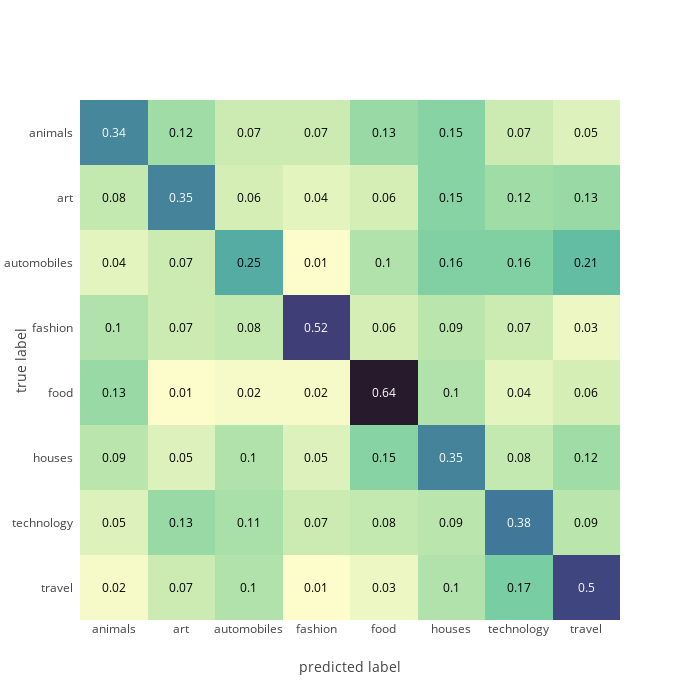

Here is the notebook cell this chart was saved with:
### Code cell
fig.show()

### Figure 1 — Plotly figure (JSON) as saved in the notebook; plotly's stock layout.template omitted (floating-point values rounded to 4 significant figures)
{"data": [{"colorscale": [[0, "rgb(253, 253, 204)"], [0.09091, "rgb(206, 236, 179)"], [0.1818, "rgb(156, 219, 165)"], [0.2727, "rgb(111, 201, 163)"], [0.3636, "rgb(86, 177, 163)"], [0.4545, "rgb(76, 153, 160)"], [0.5455, "rgb(68, 130, 155)"], [0.6364, "rgb(62, 108, 150)"], [0.7273, "rgb(62, 82, 143)"], [0.8182, "rgb(64, 60, 115)"], [0.9091, "rgb(54, 43, 77)"], [1, "rgb(39, 26, 44)"]], "reversescale": false, "showscale": false, "type": "heatmap", "x": ["animals", "art", "automobiles", "fashion", "food", "houses", "technology", "travel"], "y": ["travel", "technology", "houses", "food", "fashion", "automobiles", "art", "animals"], "z": [[0.02, 0.07, 0.1, 0.01, 0.03, 0.1, 0.17, 0.5], [0.05, 0.13, 0.11, 0.07, 0.08, 0.09, 0.38, 0.09], [0.09, 0.05, 0.1, 0.05, 0.15, 0.35, 0.08, 0.12], [0.13, 0.01, 0.02, 0.02, 0.64, 0.1, 0.04, 0.06], [0.1, 0.07, 0.08, 0.52, 0.06, 0.09, 0.07, 0.03], [0.04, 0.07, 0.25, 0.01, 0.1, 0.16, 0.16, 0.21], [0.08, 0.35, 0.06, 0.04, 0.06, 0.15, 0.12, 0.13], [0.34, 0.12, 0.07, 0.07, 0.13, 0.15, 0.07, 0.05]]}], "layout": {"annotations": [{"font": {"color": "#000000"}, "showarrow": false, "text": "0.02", "x": "animals", "xref": "x", "y": "travel", "yref": "y"}, {"font": {"color": "#000000"}, "showarrow": false, "text": "0.07", "x": "art", "xref": "x", "y": "travel", "yref": "y"}, {"font": {"color": "#000000"}, "showarrow": false, "text": "0.1", "x": "automobiles", "xref": "x", "y": "travel", "yref": "y"}, {"font": {"color": "#000000"}, "showarrow": false, "text": "0.01", "x": "fashion", "xref": "x", "y": "travel", "yref": "y"}, {"font": {"color": "#000000"}, "showarrow": false, "text": "0.03", "x": "food", "xref": "x", "y": "travel", "yref": "y"}, {"font": {"color": "#000000"}, "showarrow": false, "text": "0.1", "x": "houses", "xref": "x", "y": "travel", "yref": "y"}, {"font": {"color": "#000000"}, "showarrow": false, "text": "0.17", "x": "technology", "xref": "x", "y": "travel", "yref": "y"}, {"font": {"color": "#FFFFFF"}, "showarrow": false, "text": "0.5", "x": "travel", "xref": "x", "y": "travel", "yref": "y"}, {"font": {"color": "#000000"}, "showarrow": false, "text": "0.05", "x": "animals", "xref": "x", "y": "technology", "yref": "y"}, {"font": {"color": "#000000"}, "showarrow": false, "text": "0.13", "x": "art", "xref": "x", "y": "technology", "yref": "y"}, {"font": {"color": "#000000"}, "showarrow": false, "text": "0.11", "x": "automobiles", "xref": "x", "y": "technology", "yref": "y"}, {"font": {"color": "#000000"}, "showarrow": false, "text": "0.07", "x": "fashion", "xref": "x", "y": "technology", "yref": "y"}, {"font": {"color": "#000000"}, "showarrow": false, "text": "0.08", "x": "food", "xref": "x", "y": "technology", "yref": "y"}, {"font": {"color": "#000000"}, "showarrow": false, "text": "0.09", "x": "houses", "xref": "x", "y": "technology", "yref": "y"}, {"font": {"color": "#FFFFFF"}, "showarrow": false, "text": "0.38", "x": "technology", "xref": "x", "y": "technology", "yref": "y"}, {"font": {"color": "#000000"}, "showarrow": false, "text": "0.09", "x": "travel", "xref": "x", "y": "technology", "yref": "y"}, {"font": {"color": "#000000"}, "showarrow": false, "text": "0.09", "x": "animals", "xref": "x", "y": "houses", "yref": "y"}, {"font": {"color": "#000000"}, "showarrow": false, "text": "0.05", "x": "art", "xref": "x", "y": "houses", "yref": "y"}, {"font": {"color": "#000000"}, "showarrow": false, "text": "0.1", "x": "automobiles", "xref": "x", "y": "houses", "yref": "y"}, {"font": {"color": "#000000"}, "showarrow": false, "text": "0.05", "x": "fashion", "xref": "x", "y": "houses", "yref": "y"}, {"font": {"color": "#000000"}, "showarrow": false, "text": "0.15", "x": "food", "xref": "x", "y": "houses", "yref": "y"}, {"font": {"color": "#FFFFFF"}, "showarrow": false, "text": "0.35", "x": "houses", "xref": "x", "y": "houses", "yref": "y"}, {"font": {"color": "#000000"}, "showarrow": false, "text": "0.08", "x": "technology", "xref": "x", "y": "houses", "yref": "y"}, {"font": {"color": "#000000"}, "showarrow": false, "text": "0.12", "x": "travel", "xref": "x", "y": "houses", "yref": "y"}, {"font": {"color": "#000000"}, "showarrow": false, "text": "0.13", "x": "animals", "xref": "x", "y": "food", "yref": "y"}, {"font": {"color": "#000000"}, "showarrow": false, "text": "0.01", "x": "art", "xref": "x", "y": "food", "yref": "y"}, {"font": {"color": "#000000"}, "showarrow": false, "text": "0.02", "x": "automobiles", "xref": "x", "y": "food", "yref": "y"}, {"font": {"color": "#000000"}, "showarrow": false, "text": "0.02", "x": "fashion", "xref": "x", "y": "food", "yref": "y"}, {"font": {"color": "#FFFFFF"}, "showarrow": false, "text": "0.64", "x": "food", "xref": "x", "y": "food", "yref": "y"}, {"font": {"color": "#000000"}, "showarrow": false, "text": "0.1", "x": "houses", "xref": "x", "y": "food", "yref": "y"}, {"font": {"color": "#000000"}, "showarrow": false, "text": "0.04", "x": "technology", "xref": "x", "y": "food", "yref": "y"}, {"font": {"color": "#000000"}, "showarrow": false, "text": "0.06", "x": "travel", "xref": "x", "y": "food", "yref": "y"}, {"font": {"color": "#000000"}, "showarrow": false, "text": "0.1", "x": "animals", "xref": "x", "y": "fashion", "yref": "y"}, {"font": {"color": "#000000"}, "showarrow": false, "text": "0.07", "x": "art", "xref": "x", "y": "fashion", "yref": "y"}, {"font": {"color": "#000000"}, "showarrow": false, "text": "0.08", "x": "automobiles", "xref": "x", "y": "fashion", "yref": "y"}, {"font": {"color": "#FFFFFF"}, "showarrow": false, "text": "0.52", "x": "fashion", "xref": "x", "y": "fashion", "yref": "y"}, {"font": {"color": "#000000"}, "showarrow": false, "text": "0.06", "x": "food", "xref": "x", "y": "fashion", "yref": "y"}, {"font": {"color": "#000000"}, "showarrow": false, "text": "0.09", "x": "houses", "xref": "x", "y": "fashion", "yref": "y"}, {"font": {"color": "#000000"}, "showarrow": false, "text": "0.07", "x": "technology", "xref": "x", "y": "fashion", "yref": "y"}, {"font": {"color": "#000000"}, "showarrow": false, "text": "0.03", "x": "travel", "xref": "x", "y": "fashion", "yref": "y"}, {"font": {"color": "#000000"}, "showarrow": false, "text": "0.04", "x": "animals", "xref": "x", "y": "automobiles", "yref": "y"}, {"font": {"color": "#000000"}, "showarrow": false, "text": "0.07", "x": "art", "xref": "x", "y": "automobiles", "yref": "y"}, {"font": {"color": "#000000"}, "showarrow": false, "text": "0.25", "x": "automobiles", "xref": "x", "y": "automobiles", "yref": "y"}, {"font": {"color": "#000000"}, "showarrow": false, "text": "0.01", "x": "fashion", "xref": "x", "y": "automobiles", "yref": "y"}, {"font": {"color": "#000000"}, "showarrow": false, "text": "0.1", "x": "food", "xref": "x", "y": "automobiles", "yref": "y"}, {"font": {"color": "#000000"}, "showarrow": false, "text": "0.16", "x": "houses", "xref": "x", "y": "automobiles", "yref": "y"}, {"font": {"color": "#000000"}, "showarrow": false, "text": "0.16", "x": "technology", "xref": "x", "y": "automobiles", "yref": "y"}, {"font": {"color": "#000000"}, "showarrow": false, "text": "0.21", "x": "travel", "xref": "x", "y": "automobiles", "yref": "y"}, {"font": {"color": "#000000"}, "showarrow": false, "text": "0.08", "x": "animals", "xref": "x", "y": "art", "yref": "y"}, {"font": {"color": "#FFFFFF"}, "showarrow": false, "text": "0.35", "x": "art", "xref": "x", "y": "art", "yref": "y"}, {"font": {"color": "#000000"}, "showarrow": false, "text": "0.06", "x": "automobiles", "xref": "x", "y": "art", "yref": "y"}, {"font": {"color": "#000000"}, "showarrow": false, "text": "0.04", "x": "fashion", "xref": "x", "y": "art", "yref": "y"}, {"font": {"color": "#000000"}, "showarrow": false, "text": "0.06", "x": "food", "xref": "x", "y": "art", "yref": "y"}, {"font": {"color": "#000000"}, "showarrow": false, "text": "0.15", "x": "houses", "xref": "x", "y": "art", "yref": "y"}, {"font": {"color": "#000000"}, "showarrow": false, "text": "0.12", "x": "technology", "xref": "x", "y": "art", "yref": "y"}, {"font": {"color": "#000000"}, "showarrow": false, "text": "0.13", "x": "travel", "xref": "x", "y": "art", "yref": "y"}, {"font": {"color": "#FFFFFF"}, "showarrow": false, "text": "0.34", "x": "animals", "xref": "x", "y": "animals", "yref": "y"}, {"font": {"color": "#000000"}, "showarrow": false, "text": "0.12", "x": "art", "xref": "x", "y": "animals", "yref": "y"}, {"font": {"color": "#000000"}, "showarrow": false, "text": "0.07", "x": "automobiles", "xref": "x", "y": "animals", "yref": "y"}, {"font": {"color": "#000000"}, "showarrow": false, "text": "0.07", "x": "fashion", "xref": "x", "y": "animals", "yref": "y"}, {"font": {"color": "#000000"}, "showarrow": false, "text": "0.13", "x": "food", "xref": "x", "y": "animals", "yref": "y"}, {"font": {"color": "#000000"}, "showarrow": false, "text": "0.15", "x": "houses", "xref": "x", "y": "animals", "yref": "y"}, {"font": {"color": "#000000"}, "showarrow": false, "text": "0.07", "x": "technology", "xref": "x", "y": "animals", "yref": "y"}, {"font": {"color": "#000000"}, "showarrow": false, "text": "0.05", "x": "travel", "xref": "x", "y": "animals", "yref": "y"}], "height": 700, "title": {"x": 0.47, "xanchor": "center", "y": 0.95, "yanchor": "top"}, "width": 700, "xaxis": {"dtick": 1, "gridcolor": "rgb(0, 0, 0)", "showgrid": false, "side": "bottom", "ticks": "", "title": {"text": "predicted label"}}, "yaxis": {"dtick": 1, "showgrid": false, "ticks": "", "ticksuffix": "  ", "title": {"text": "true label"}}}}
